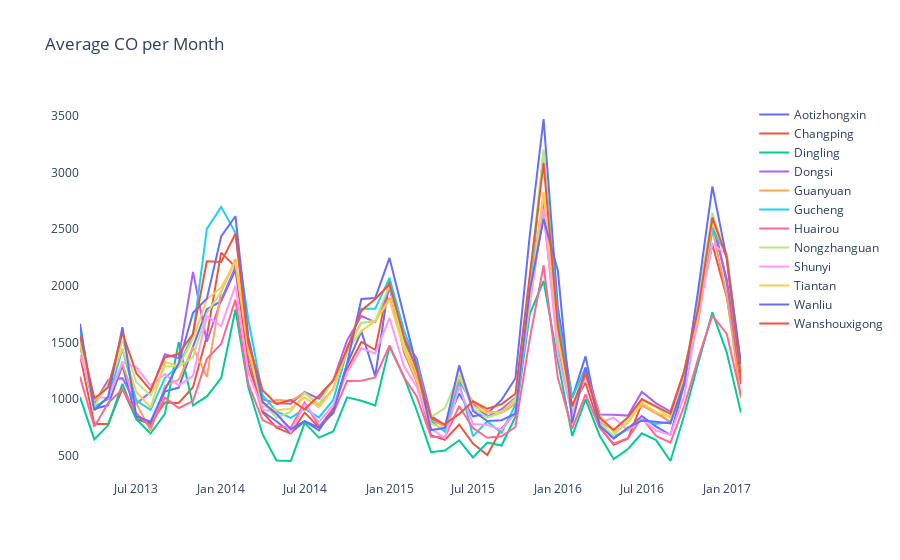

This figure's notebook cell:
### Markdown cell above
#### CO (Carbon Dioxide)

### Code cell
fig = go.Figure()

for station in stations:
    fig.add_trace(go.Scatter(
        x=v1[v1['station'] == station]['year_month'],
        y=v1[v1['station'] == station]['CO'], 
        mode='lines', 
        name=station 
    ))

fig.update_layout(
    title='Average CO per Month',
    showlegend=True,
    plot_bgcolor='white',
)
